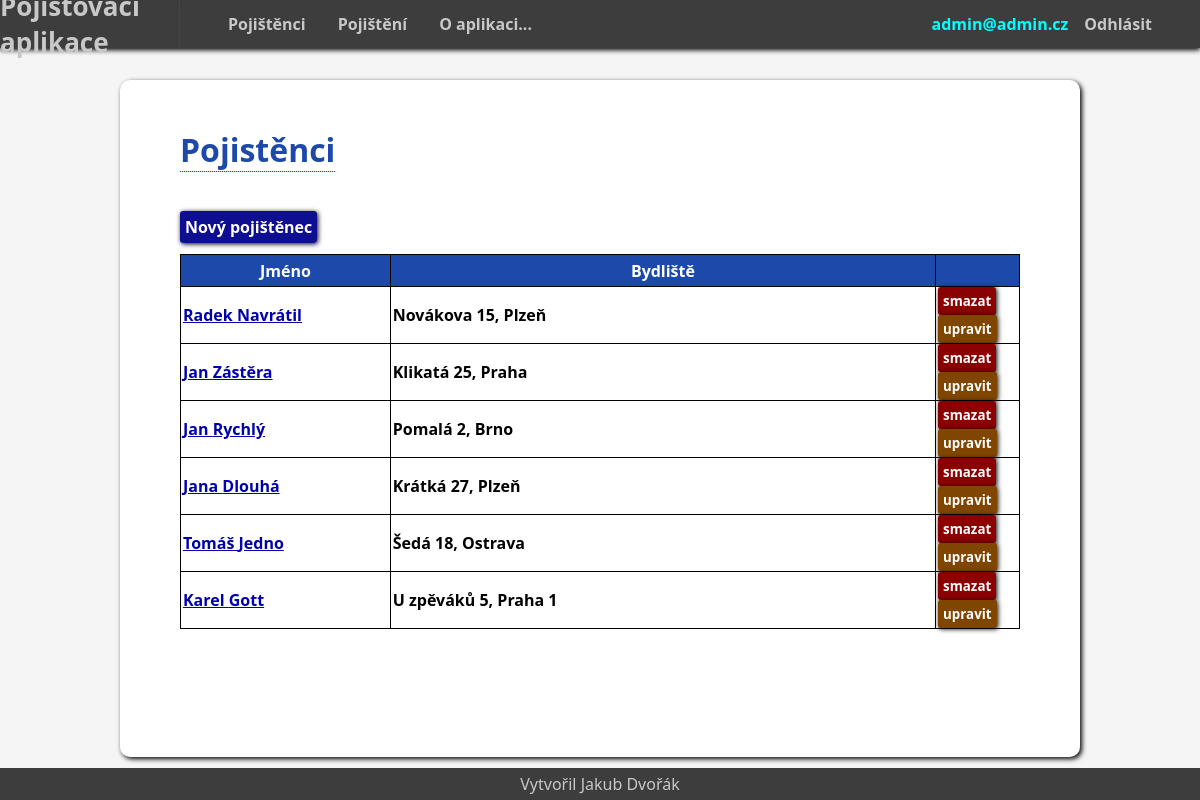
The app's page / (signed in) with its own data.
### mainapp/models.py (models this page shows, shortened)
class Uzivatel(AbstractBaseUser):
    email = models.EmailField(max_length = 300, unique = True)
    is_admin = models.BooleanField(default=False)
    class Meta:
        verbose_name = "uživatel"
        verbose_name_plural = "uživatelé"
    object = UzivatelskyManager()
    USERNAME_FIELD = "email"

class Pojistenec(models.Model):
    Jmeno = models.CharField(max_length=20,verbose_name = "Jméno")
    Prijmeni = models.CharField(max_length=20,verbose_name = "Přijmení")
    email = models.EmailField(max_length=80, unique=False)
    tel = models.IntegerField()
    mesto = models.CharField(max_length=80,verbose_name = "Město")
    ulice = models.CharField(max_length=80)
    PSC = models.IntegerField(verbose_name = "PSČ")
    class Meta:
        verbose_name = "Pojištěnec"
        verbose_name_plural = "Pojištěnci"

### mainapp/views.py (the view, shortened to what this page needs)
# urls.py: path('',views.index.as_view(), name="index"),
class index(generic.ListView):
    template_name = "mainapp/index.html"
    context_object_name = "pojistenci"
    def get_queryset(self):
      return Pojistenec.objects.all().order_by("-id")

### mainapp/templates/mainapp/index.html (shortened to what this page needs)
{% extends "base.html" %}
{% load crispy_forms_tags %}
{% block content %}
    <div class="nadpis">
        <h1>Pojistěnci</h1>
    </div>
{% if user.is_authenticated %}
    {% if user.is_admin %}
    <br>
    <br>
    <a href={% url "vytvor_pojistence" %} class="tvorba"> Nový pojištěnec </a><br>
    {% else %}
    <br>
    <strong>Pro vytvoření, úpravu nebo smazání nemáš dostatečná práva</strong>
    {% endif %}
    <table>
        <tr>
            <th class="jedna">Jméno</th>
            <th>Bydliště</th>
            {% if user.is_admin %}
            <th class="tri"></th>
            {% endif %}
        </tr>
    {% for p in pojistenci %}
        <tr>
            <td><a href={% url "detail_pojistence" p.id %}> {{p.Jmeno}} {{p.Prijmeni}}</a></td>
            <td> {{p.ulice }}, {{ p.mesto}}</td>
            {% if user.is_admin %}
            <form method="POST">
            <td><button name="pojistenec_id" value={{p.id}} class="smaz">smazat</button> <button  class="uprav"><a href={% url "uprav_pojistence" p.id %}>upravit</a></button></td>
            </form>
            {% endif %}
        </tr>
    {%endfor%}
{% else %}
    <br>
    <strong>Pro vypsání listu musíš být přihlášen </strong>
{% endif %}
    </table>
{% endblock %}

### mainapp/templates/base.html (shortened to what this page needs)
<!DOCTYPE html>
<html lang="en">
<head>
{% load static %}
    <link rel="stylesheet" href="{% static 'css/styl.css' %}" type="text/css">
</head>
<body>
    <header>
        <div id="logo">
            <h1><a href={% url "index" %} >Pojišťovací aplikace</a></h1>
        </div>
        <nav>
            <div class="vyber">
             <ul>
                <li><a href={% url "index" %} >Pojištěnci</a></li>
                <li><a href={% url "pojisteni" %}>Pojištění</a></li>
                <li><a href={% url "o_aplikaci" %} >O aplikaci...</a></li>
             </ul>
            </div>
            <div class="login">
                <ul>
                    {% if request.user.is_authenticated %}
                    <li>{{request.user.email}}</li>
                    <li><a href={% url "logout" %}>Odhlásit</a></li>
                    {% else %}
                    <li><a href={% url "login" %}>Přihlásit</a></li>
                    <li><a href={% url "registrace" %}>Registrace</a></li>
                    {% endif %}
                </ul>
            </div>
        </nav>
    </header>
    <div class="content">
    {% block content %}
    {% endblock %}
    </div>
    <footer>
        Vytvořil Jakub Dvořák
    </footer>
</body>
</html>

### mainapp/static/css/styl.css (style rules this page uses)
* { margin: 0; padding: 0; box-sizing: border-box; font-family: system-ui, -apple-system, BlinkMacSystemFont, 'Segoe UI', Roboto, Oxygen, Ubuntu, Cantarell, 'Open Sans', 'Helvetica Neue', sans-serif; }
body { min-height: 100vh; background-color: whitesmoke; }
header { display: flex; flex-direction: row; background-color: rgb(61, 61, 61); height: 3em; box-shadow: 0px 2px 5px black; width: 100%; }
#logo { display: flex; flex-direction: column; justify-content: center; align-items: center; color: rgb(200, 200, 200); border-right: dotted red 1px; width: 15%; font-size: small; }
#logo a { text-decoration: none; color: rgb(200, 200, 200); }
nav { display: flex; flex-direction: row; justify-content: space-between; width: 85%; list-style: none; font-weight: bold; }
.vyber { display: flex; flex-direction: column; justify-content: center; padding-left: 2em; }
nav ul { display: flex; flex-direction: row; justify-content: space-between; }
nav li { list-style: none; color: aqua; font-weight: bold; }
nav li a { text-decoration: none; margin: 0 1em 0 1em; color: rgb(200, 200, 200); }
.login { display: flex; flex-direction: column; justify-content: center; padding-right: 2em; }
footer { position: fixed; height: 2em; line-height: 2em; min-width: 100vw; background-color: rgb(61, 61, 61); bottom: 0; text-align: center; vertical-align: middle; color: rgb(200, 200, 200) ; }
.content { width: 80%; margin: 2em auto 3em auto; background-color: white; padding: 3em 5% 8em 5%; border-radius: 10px; box-shadow: 2px 2px 5px black; }
.nadpis { font-weight: bold; color: rgb(29, 73, 170); border-bottom: red dotted 1px; width: max-content; }
.tvorba { background-color: rgb(14, 14, 145); border-radius: 3px; text-decoration: none; padding: 5px; color: white; font-weight: bold; box-shadow: 1px 1px 5px black; }
.smaz ,.uprav { background-color: darkred; border-radius: 3px; text-decoration: none; color: white; font-weight: bold; box-shadow: 1px 1px 5px black; height: max-content; border: none; padding: 5px; }
.uprav { background-color: rgb(128, 70, 0); }
.uprav a { color: white; text-decoration: none; }
table, td, th { border: 1px black solid; border-collapse: collapse; }
th { background-color: rgb(29, 73, 170); }
td { background-color: white; color: black; padding-left: 2px; font-weight: bold; }
tr { height: 2em; }
td a { color: rgb(0, 0, 173); }
table { margin-top: 1em; width: 100%; color: white; }
.tri { width: 10%; }
.jedna { width: 25%; }

### records on screen
Uzivatel: user.email "admin@admin.cz"
Pojistenec: Jmeno "Radek", Prijmeni "Navrátil", ulice "Novákova 15", mesto "Plzeň", {{ p.id }} 8 (drawn)
Pojistenec: Jmeno "Jan", Prijmeni "Zástěra", ulice "Klikatá 25", mesto "Praha", {{ p.id }} 6 (drawn)
Pojistenec: Jmeno "Jan", Prijmeni "Rychlý", ulice "Pomalá 2", mesto "Brno", {{ p.id }} 5 (drawn)
Pojistenec: Jmeno "Jana", Prijmeni "Dlouhá", ulice "Krátká 27", mesto "Plzeň", {{ p.id }} 4 (drawn)
Pojistenec: Jmeno "Tomáš", Prijmeni "Jedno", ulice "Šedá 18", mesto "Ostrava", {{ p.id }} 2 (drawn)
Pojistenec: Jmeno "Karel", Prijmeni "Gott", ulice "U zpěváků 5", mesto "Praha 1", {{ p.id }} 1 (drawn)
